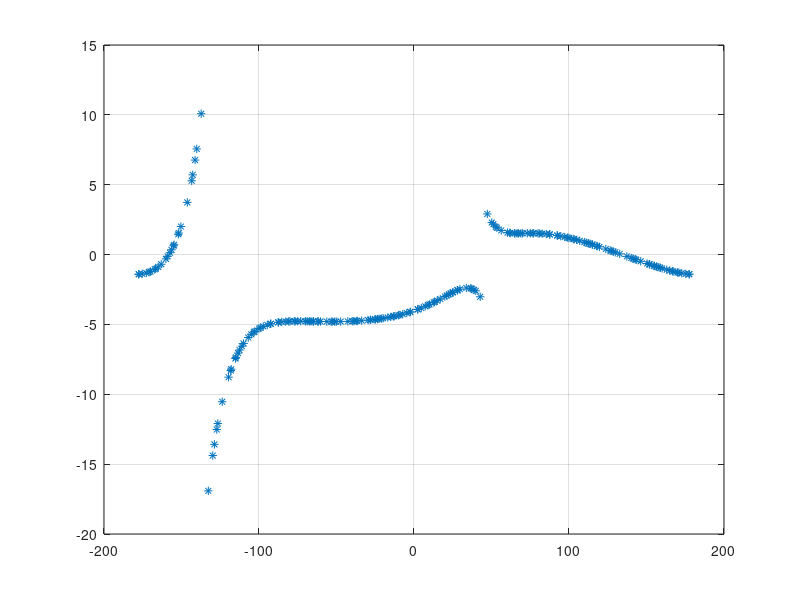
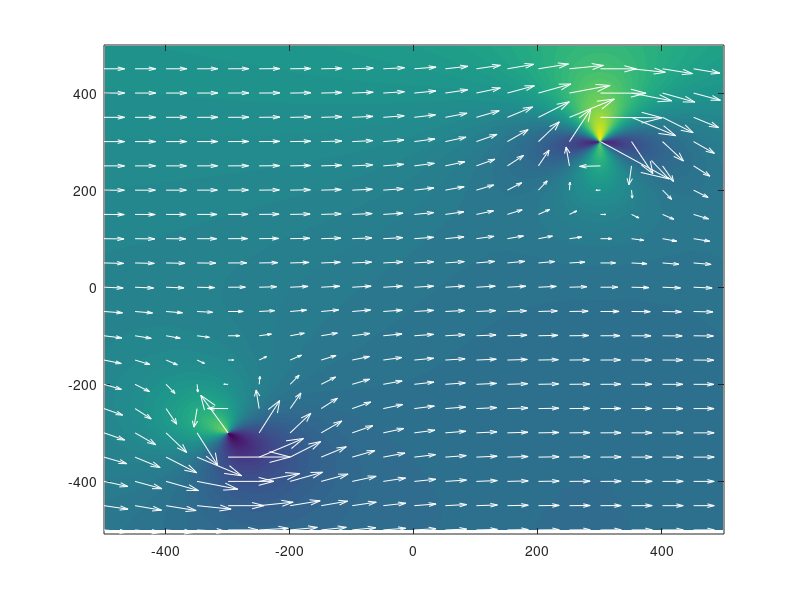

These figures' MATLAB source, in order:
%% Wind field in 3D space
clear;
close all;

nx = 1000; 
ny = 1000;
nz = 100;


vx = linspace(-5e2, 5e2, nx); % positions of x, y and z in space
vy = linspace(-5e2, 5e2, ny);

x0 = 3e2;
y0 = 3e2;
r0x = 0.5e2;
r0y = 0.5e2;

x1 = -3e2; 
y1 = -3e2;
r1x = 0.5e2; 
r1y = 0.5e2;


% vz = linspace(-5e2, 5e2, nz);

[x_, y_] = ndgrid(vx, vy); % ndgrid of position vectors
r_ = sqrt(x_.^2 + y_.^2);
phi_ = unwrap(angle(x_ + 1j .* y_));

x = (x_ - x0)/r0x; y = (y_ - y0)/r0y;
x11 = (x_ - x1)/r1x; y11 = (y_ - y1)/r1y;

% x = x_; y = y_;


r = sqrt(x.^2 + y.^2);

% phi = unwrap(angle(x + 1j .* y));
phi = pi/2 - atan2(y, x);

A = 10 .* exp(-(r - 1)/(2 .* 1^2));

r1 = sqrt(x11.^2 + y11.^2);

% phi = unwrap(angle(x + 1j .* y));
phi1 = pi/2 - atan2(y11, x11) + pi;

A1 = 10 .* exp(-(r1 - 1)/(2 .* 1^2));

ux = 5;

% 
% u = ux  .* ones(size(x));
% v = zeros(size(x));
% w = zeros(size(x));


u = ux + A .* cos(phi) + A1 .* cos(phi1);
v = -A .* sin(phi) -A1 .* sin(phi1);
w = zeros(size(x));


%%

% quiver3(x, y, z, u, v, w)


%% Have the co-ordinate system in polar form

% r = sqrt(x.^2 + y.^2);
% theta = atan(z./x);
% phi = atan(y./x);

% theta = unwrap(angle(z + 1j .* x));
theta = pi/12;
% phi = unwrap(angle(x + 1j .* y));


% [r, theta, phi] = ndgrid(r, theta, phi);

vr = cos(theta) .* cos(phi) .* u + cos(theta) .* sin(phi) .* v + sin(theta) .* w;
vtheta = sin(theta) .* cos(phi) .* u + sin(theta) .* sin(phi) .* v - cos(theta) .* w;
vphi = -sin(phi) .* u + cos(phi) .* v;

%% plot of radial velocity
% 
% 
% % figure; surf(x, y, z, vr); shading interp; colorbar; colormap('jet');
% 
% 
% [faces,verts,colors] = isosurface(x,y,z,vr,-3,vr); 
% patch('Vertices',verts,'Faces',faces,'FaceVertexCData',colors,...
%     'FaceColor','interp','EdgeColor','interp')
% % view(-7.5,7.5)
% axis vis3d
% colormap jet; colorbar;
%  
%  xlabel('X'); ylabel('Y'); zlabel('Z');

%% Plot radial velocity

[idx] = ((abs(r_) - 3e2 .* sqrt(2)) < 1e-1) & ((abs(r_) - 3e2 .* sqrt(2)) > 1e-2);


figure; plot(phi_(idx).* 180/pi, vr(idx), '*'); grid on;
%% 
figure; 
h = pcolor(x_,y_, vr);
set(h,'ZData',-1+zeros(size(vr)));
shading interp;
hold on;
% surface(x_, y_, (vr)); shading flat; colormap('jet'); colorbar;
% figure; surface(r_ .* cos(phi_), r_ .* sin(phi_), (vr.')); shading flat; colormap('jet'); colorbar;
e = 50;
quiver(x_(1:e:end, 1:e:end), y_(1:e:end, 1:e:end), u(1:e:end, 1:e:end), v(1:e:end, 1:e:end), 2, 'w');

% figure; surface(r_, phi_, (phi_ - atan2(v, u)) .* 180/pi); shading flat; colorbar;
